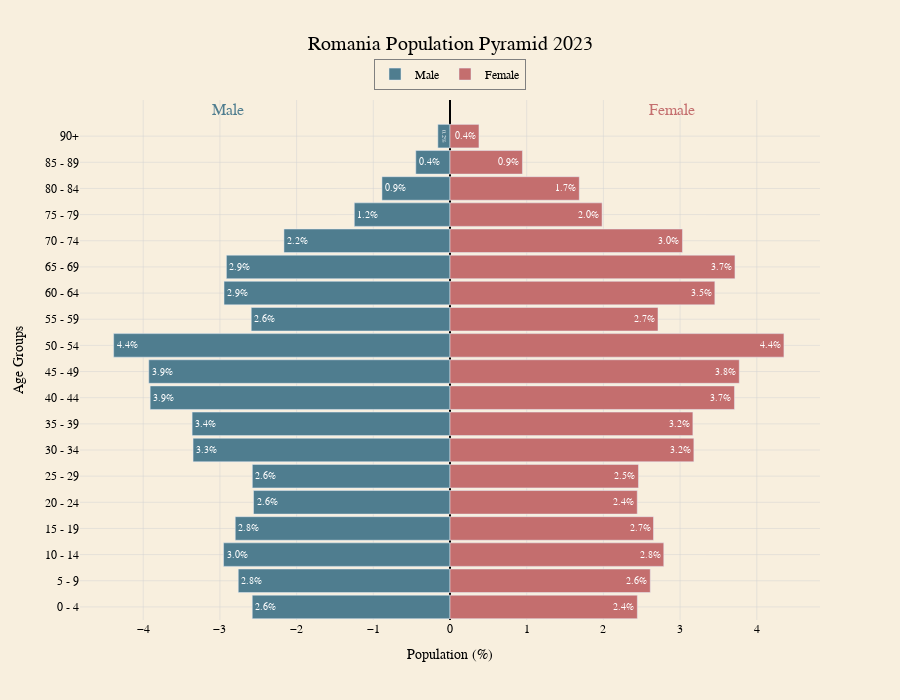

The cell this chart's notebook holds for it:
### Code cell
import plotly.graph_objects as go
import pandas as pd
import numpy as np

# Define colors to match your existing graphs
color_background = '#F8EFDE'
color_male = '#4f7d8f'  # Blue for men
color_female = '#c46e6e'  # Red for women

# Read the data
file_path = r'C:\Users\Svitlana\OneDrive\RoFacts\mvp\Raw Data\population.xlsx'
df = pd.read_excel(file_path)

# Extract data from DataFrame
age_groups = df['Age_group'].tolist()
male_population = df['Male_Count'].tolist()
female_population = df['Female_Count'].tolist()

# Convert percentages if they're stored as decimals in Excel
# If your Excel shows 2.5% but Python reads 0.025, multiply by 100
male_percentages = [p * 100 if p < 1 else p for p in df['Male_Percent'].tolist()]
female_percentages = [p * 100 if p < 1 else p for p in df['Female_Percent'].tolist()]

print("Sample male percentages:", male_percentages[:3])  # Debug print
print("Sample female percentages:", female_percentages[:3])  # Debug print

def create_population_pyramid():
    """
    Creates a clean, simple population pyramid showing percentages
    """
    fig = go.Figure()
    
    # Add male population (left side, negative values for display)
    fig.add_trace(go.Bar(
        y=age_groups,
        x=[-p for p in male_percentages],  # Negative for left side
        name='Male',
        orientation='h',
        marker=dict(color=color_male),
        text=[f'{p:.1f}%' for p in male_percentages],
        textposition='inside',
        textfont=dict(color='white', size=10),
        hovertemplate=(
            '<b>%{y}</b><br>' +
            'Male: %{customdata[0]:,.0f} people (%{customdata[1]:.1f}%)<br>' +
            '<extra></extra>'
        ),
        customdata=list(zip(male_population, male_percentages)),
        hoverlabel=dict(bgcolor=color_male, font=dict(color='white')),
    ))
    
    # Add female population (right side)
    fig.add_trace(go.Bar(
        y=age_groups,
        x=female_percentages,
        name='Female',
        orientation='h',
        marker=dict(color=color_female),
        text=[f'{p:.1f}%' for p in female_percentages],
        textposition='inside',
        textfont=dict(color='white', size=10),
        hovertemplate=(
            '<b>%{y}</b><br>' +
            'Female: %{customdata[0]:,.0f} people (%{customdata[1]:.1f}%)<br>' +
            '<extra></extra>'
        ),
        customdata=list(zip(female_population, female_percentages)),
        hoverlabel=dict(bgcolor=color_female, font=dict(color='white')),
    ))
    
    # Calculate tick range
    max_percent = max(max(male_percentages), max(female_percentages))
    tick_range = max_percent * 1.1
    
    # Update layout
    fig.update_layout(
        title={
            'text': 'Romania Population Pyramid 2023',
            'x': 0.5,
            'xanchor': 'center',
            'font': {'size': 20, 'family': 'Arial, sans-serif', 'color': 'black'}
        },
        xaxis=dict(
            title='Population (%)',
            range=[-tick_range, tick_range],
            showgrid=True,
            gridcolor='lightgray',
            gridwidth=0.5,
            zeroline=True,
            zerolinecolor='black',
            zerolinewidth=2,
            tickfont=dict(color='black')
        ),
        yaxis=dict(
            title='Age Groups',
            categoryorder='array',
            categoryarray=age_groups[::-1],  # Reverse order so youngest is at bottom
            showgrid=True,
            gridcolor='lightgray',
            gridwidth=0.5,
            tickfont=dict(color='black')
        ),
        barmode='relative',
        bargap=0.1,
        plot_bgcolor=color_background,
        paper_bgcolor=color_background,
        font=dict(family='Arial, sans-serif', size=12, color='black'),
        legend=dict(
            orientation='h',
            yanchor='bottom',
            y=1.02,
            xanchor='center',
            x=0.5,
            bgcolor=color_background,
            bordercolor="gray",
            borderwidth=1
        ),
        height=700,
        margin=dict(l=80, r=80, t=100, b=80)
    )
    
    # Add gender labels
    fig.add_annotation(
        x=-tick_range*0.6,
        y=len(age_groups),
        text="Male",
        showarrow=False,
        font=dict(size=16, color=color_male, family='Arial Black'),
        xanchor='center'
    )
    
    fig.add_annotation(
        x=tick_range*0.6,
        y=len(age_groups),
        text="Female",
        showarrow=False,
        font=dict(size=16, color=color_female, family='Arial Black'),
        xanchor='center'
    )
    
    return fig

# Create and show the pyramid
fig = create_population_pyramid()
fig.show()

# For Streamlit integration
def get_streamlit_pyramid():
    """
    Returns the figure optimized for Streamlit
    """
    return create_population_pyramid()

# Example Streamlit usage:
"""
import streamlit as st

st.title("Romania Demographics Dashboard")

# Your existing graphs here
# ...

# Population pyramid
st.subheader("Population Pyramid")
pyramid_fig = get_streamlit_pyramid()
st.plotly_chart(pyramid_fig, use_container_width=True)
"""

### Figure 1 — Plotly figure (JSON) as saved in the notebook; plotly's stock layout.template omitted (floating-point values rounded to 4 significant figures)
{"data": [{"customdata": [[30189, 0.1584], [84991, 0.4461], [169043, 0.8872], [237754, 1.248], [412542, 2.165], [555468, 2.915], [561361, 2.946], [493801, 2.592], [835617, 4.386], [748337, 3.927], [744898, 3.909], [640673, 3.362], [638301, 3.35], [491093, 2.577], [488081, 2.562], [533506, 2.8], [562557, 2.952], [526028, 2.761], [491300, 2.578]], "hoverlabel": {"bgcolor": "#4f7d8f", "font": {"color": "white"}}, "hovertemplate": "<b>%{y}</b><br>Male: %{customdata[0]:,.0f} people (%{customdata[1]:.1f}%)<br><extra></extra>", "marker": {"color": "#4f7d8f"}, "name": "Male", "orientation": "h", "text": ["0.2%", "0.4%", "0.9%", "1.2%", "2.2%", "2.9%", "2.9%", "2.6%", "4.4%", "3.9%", "3.9%", "3.4%", "3.3%", "2.6%", "2.6%", "2.8%", "3.0%", "2.8%", "2.6%"], "textfont": {"color": "white", "size": 10}, "textposition": "inside", "type": "bar", "x": [-0.1584, -0.4461, -0.8872, -1.248, -2.165, -2.915, -2.946, -2.592, -4.386, -3.927, -3.909, -3.362, -3.35, -2.577, -2.562, -2.8, -2.952, -2.761, -2.578], "y": ["90+", "85 - 89", "80 - 84", "75 - 79", "70 - 74", "65 - 69", "60 - 64", "55 - 59", "50 - 54", "45 - 49", "40 - 44", "35 - 39", "30 - 34", "25 - 29", "20 - 24", "15 - 19", " 10 - 14", " 5 - 9", "0 - 4"]}, {"customdata": [[71957, 0.3777], [179980, 0.9446], [321207, 1.686], [377827, 1.983], [577489, 3.031], [707933, 3.715], [657959, 3.453], [516726, 2.712], [829586, 4.354], [718661, 3.772], [706694, 3.709], [603389, 3.167], [605820, 3.18], [468243, 2.457], [465210, 2.442], [505577, 2.653], [531098, 2.787], [497504, 2.611], [465415, 2.443]], "hoverlabel": {"bgcolor": "#c46e6e", "font": {"color": "white"}}, "hovertemplate": "<b>%{y}</b><br>Female: %{customdata[0]:,.0f} people (%{customdata[1]:.1f}%)<br><extra></extra>", "marker": {"color": "#c46e6e"}, "name": "Female", "orientation": "h", "text": ["0.4%", "0.9%", "1.7%", "2.0%", "3.0%", "3.7%", "3.5%", "2.7%", "4.4%", "3.8%", "3.7%", "3.2%", "3.2%", "2.5%", "2.4%", "2.7%", "2.8%", "2.6%", "2.4%"], "textfont": {"color": "white", "size": 10}, "textposition": "inside", "type": "bar", "x": [0.3777, 0.9446, 1.686, 1.983, 3.031, 3.715, 3.453, 2.712, 4.354, 3.772, 3.709, 3.167, 3.18, 2.457, 2.442, 2.653, 2.787, 2.611, 2.443], "y": ["90+", "85 - 89", "80 - 84", "75 - 79", "70 - 74", "65 - 69", "60 - 64", "55 - 59", "50 - 54", "45 - 49", "40 - 44", "35 - 39", "30 - 34", "25 - 29", "20 - 24", "15 - 19", " 10 - 14", " 5 - 9", "0 - 4"]}], "layout": {"annotations": [{"font": {"color": "#4f7d8f", "family": "Arial Black", "size": 16}, "showarrow": false, "text": "Male", "x": -2.894, "xanchor": "center", "y": 19}, {"font": {"color": "#c46e6e", "family": "Arial Black", "size": 16}, "showarrow": false, "text": "Female", "x": 2.894, "xanchor": "center", "y": 19}], "bargap": 0.1, "barmode": "relative", "font": {"color": "black", "family": "Arial, sans-serif", "size": 12}, "height": 700, "legend": {"bgcolor": "#F8EFDE", "bordercolor": "gray", "borderwidth": 1, "orientation": "h", "x": 0.5, "xanchor": "center", "y": 1.02, "yanchor": "bottom"}, "margin": {"b": 80, "l": 80, "r": 80, "t": 100}, "paper_bgcolor": "#F8EFDE", "plot_bgcolor": "#F8EFDE", "title": {"font": {"color": "black", "family": "Arial, sans-serif", "size": 20}, "text": "Romania Population Pyramid 2023", "x": 0.5, "xanchor": "center"}, "xaxis": {"gridcolor": "lightgray", "gridwidth": 0.5, "range": [-4.824, 4.824], "showgrid": true, "tickfont": {"color": "black"}, "title": {"text": "Population (%)"}, "zeroline": true, "zerolinecolor": "black", "zerolinewidth": 2}, "yaxis": {"categoryarray": ["0 - 4", " 5 - 9", " 10 - 14", "15 - 19", "20 - 24", "25 - 29", "30 - 34", "35 - 39", "40 - 44", "45 - 49", "50 - 54", "55 - 59", "60 - 64", "65 - 69", "70 - 74", "75 - 79", "80 - 84", "85 - 89", "90+"], "categoryorder": "array", "gridcolor": "lightgray", "gridwidth": 0.5, "showgrid": true, "tickfont": {"color": "black"}, "title": {"text": "Age Groups"}}}}
